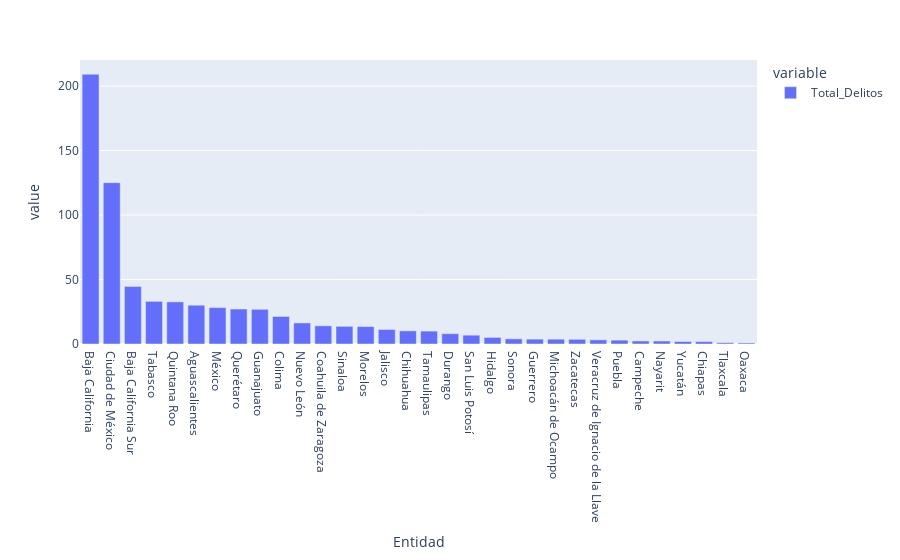

Notebook code cell kept with this figure:
### Code cell
px.bar(delitos_por_entidad)

### Figure 1 — Plotly figure (JSON) as saved in the notebook; plotly's stock layout.template omitted (floating-point values rounded to 4 significant figures)
{"data": [{"alignmentgroup": "True", "hovertemplate": "variable=Total_Delitos<br>Entidad=%{x}<br>value=%{y}<extra></extra>", "legendgroup": "Total_Delitos", "marker": {"color": "#636efa", "pattern": {"shape": ""}}, "name": "Total_Delitos", "offsetgroup": "Total_Delitos", "orientation": "v", "showlegend": true, "textposition": "auto", "type": "bar", "x": ["Baja California", "Ciudad de México", "Baja California Sur", "Tabasco", "Quintana Roo", "Aguascalientes", "México", "Querétaro", "Guanajuato", "Colima", "Nuevo León", "Coahuila de Zaragoza", "Sinaloa", "Morelos", "Jalisco", "Chihuahua", "Tamaulipas", "Durango", "San Luis Potosí", "Hidalgo", "Sonora", "Guerrero", "Michoacán de Ocampo", "Zacatecas", "Veracruz de Ignacio de la Llave", "Puebla", "Campeche", "Nayarit", "Yucatán", "Chiapas", "Tlaxcala", "Oaxaca"], "xaxis": "x", "y": [209.2, 125.1, 44.67, 33.09, 32.66, 30.09, 28.23, 27.11, 26.9, 21.38, 16.33, 14.11, 13.7, 13.52, 11.26, 10.19, 10.01, 7.994, 6.855, 5.101, 4.02, 3.774, 3.741, 3.646, 3.218, 2.994, 2.359, 2.33, 1.924, 1.876, 1.008, 0.8231], "yaxis": "y"}], "layout": {"barmode": "relative", "legend": {"title": {"text": "variable"}, "tracegroupgap": 0}, "margin": {"t": 60}, "xaxis": {"anchor": "y", "domain": [0, 1], "title": {"text": "Entidad"}}, "yaxis": {"anchor": "x", "domain": [0, 1], "title": {"text": "value"}}}}
